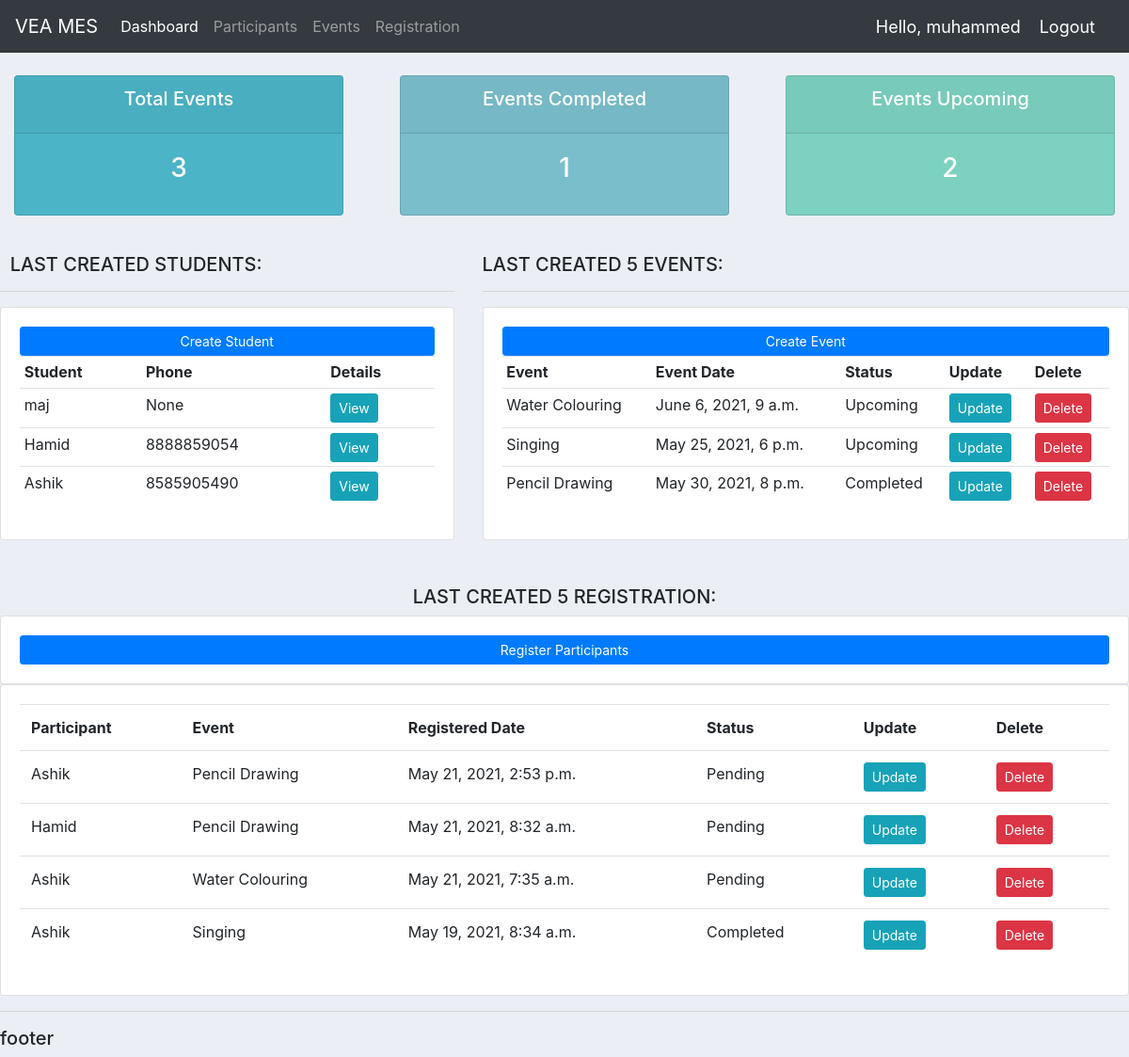
The app's page / (signed in) with its own data.
### accounts/models.py (models this page shows, shortened)
class Participant(models.Model):
    user = models.OneToOneField(User, null=True, on_delete=models.CASCADE)
    name = models.CharField(max_length=200, null=True)
    phone = models.CharField(max_length=200, null=True)
    email = models.CharField(max_length=200, null=True)
    date_created = models.DateTimeField(auto_now_add=True, null=True)
    def __str__(self):
        return self.name

class Event(models.Model):
    STATUS = (
        ('Ongoing', 'Ongoing'),
        ('Completed', 'Completed'),
        ('Upcoming', 'Upcoming'),
    )
    name = models.CharField(max_length=200, null=True)
    location = models.CharField(max_length=200, null=True)
    number_of_participants = models.CharField(max_length=200, null=True)
    status = models.CharField(max_length=200, null=True, choices=STATUS)
    description = models.CharField(max_length=200, null=True, blank=True)
    date = models.DateTimeField(blank=True, null=True)
    def __str__(self):
        return self.name

class Event_Member(models.Model):
    STATUS = (
        ('Pending', 'Pending'),
        ('Completed', 'Completed'),
        ('Absent', 'Absent'),
    )
    participant = models.ForeignKey(Participant, null=True, on_delete=models.CASCADE)
    event = models.ForeignKey(Event, null=True, on_delete=models.CASCADE)
    date_created = models.DateTimeField(auto_now_add=True, null=True)
    status = models.CharField(max_length=200, null=True, choices=STATUS)

### accounts/decorators.py (the view)
    def wrapper_function(request, *args, **kwargs):
        group = None
        if request.user.groups.exists():
            group = request.user.groups.all()[0].name
        if group == 'customer':
            return redirect('user-page')
        if group == 'admin':
            return view_func(request, *args, **kwargs)

### accounts/templates/accounts/dashboard.html
{% extends 'accounts/main.html' %}
{% block content %}
{% include 'accounts/status.html' %}
<br>
   <div class="row">
	<div class="col-md-5">
		<h5> &nbsp LAST CREATED STUDENTS:</h5>
		<hr>
		<div class="card card-body">
			<a class="btn btn-primary  btn-sm btn-block" href="{% url 'create_participant'%}">Create Student</a>
			<table class="table table-sm">
				<tr>
					<th>Student</th>
					<th>Phone</th>
					<th>Details</th>
				</tr>
				{% for participant in last_five1 %}
				<tr>
					<td>{{participant.name}}</td>
					<td>{{participant.phone}}</td>
					<td><a class="btn btn-sm btn-info" href="{% url 'participant' participant.id %}">View</a></td>
				</tr>
				{% endfor %}
			</table>
		</div>
	</div>
	<div class="col-md-7">
		<h5>LAST CREATED 5 EVENTS:</h5>
		<hr>
		<div class="card card-body">
			<a class="btn btn-primary  btn-sm btn-block" href="{% url 'create_event'%}">Create Event</a>
			<table class="table table-sm">
				<tr>
					<th>Event</th>
					<th>Event Date</th>
					<th>Status</th>
					<th>Update</th>
					<th>Delete</th>
				</tr>
				{% for event in last_five %}
				<tr>
					<td>{{event.name}}</td>
					<td>{{event.date}}</td>
					<td>{{event.status}}</td>
					<td><a class="btn btn-sm btn-info" href="{% url 'update_event' event.id %}">Update</a> </td>
					<td><a class="btn btn-sm btn-danger" href="{% url 'delete_event' event.id %}">Delete</a> </td>
				</tr>
				{% endfor %}
			</table>
		</div>
	</div>
</div>
    		<br>
<br>
		<div class="row">
			<div class="col-md">
				<h5><center>LAST CREATED 5 REGISTRATION:</center></h5>
				<div class="card card-body">
					<a class="btn btn-primary  btn-sm btn-block" href="{% url 'create_event_member' %}">Register Participants</a>
				</div>
				<div class="card card-body">
					<table class="table">
						<tr>
							<th>Participant</th>
							<th>Event</th>
							<th>Registered Date</th>
							<th>Status</th>
							<th>Update</th>
							<th>Delete</th>
						</tr>
						{% for event_member in last_five2 %}
				<tr>
					<td>{{event_member.participant}}</td>
					<td>{{event_member.event}}</td>
					<td>{{event_member.date_created}}</td>
					<td>{{event_member.status}}</td>
					<td><a class="btn btn-sm btn-info" href="{% url 'update_event_member' event_member.id %}">Update</a> </td>
					<td><a class="btn btn-sm btn-danger" href="{% url 'delete_event_member' event_member.id %}">Delete</a> </td>
				</tr>
				{% endfor %}
					</table>
				</div>
			</div>
		</div>
{% endblock %}

### accounts/templates/accounts/navbar.html (shortened to what this page needs)
{% load static %}
<nav class="navbar navbar-expand-lg navbar-dark bg-dark">
  <a class="navbar-brand" href="{% url 'home' %}">VEA MES</a>
  <div class="collapse navbar-collapse" id="navbarNav">
    <ul class="navbar-nav">
      {% if request.user.is_staff %}
      <li class="nav-item active">
        <a class="nav-link" href="{% url 'home' %}">Dashboard</a>
      </li>
      <li class="nav-item">
        <a class="nav-link" href="{% url 'participants' %}">Participants</a>
      </li>
      <li class="nav-item">
        <a class="nav-link" href="{% url 'events' %}">Events</a>
      </li>
      <li class="nav-item">
        <a class="nav-link" href="{% url 'event_member' %}">Registration</a>
      </li>
      {% else %}
       <li class="nav-item">
        <a class="nav-link" href="{% url 'account' %}">Profile</a>
      </li>
      {% endif %}
    </ul>
  </div>
  <span class="hello-msg">Hello, {{request.user}}</span>
  <span ><a  class="hello-msg" href="{% url 'logout' %}">Logout</a></span>
</nav>

### static/css/main.css (style rules this page uses)
body { background-color: #ebeff5; }

### accounts/templates/accounts/navbar.html (style rules this page uses)
.hello-msg { font-size: 18px; color: #fff; margin-right: 20px; }

### records on screen
Participant: name "maj", phone "None"
Participant: name "Hamid", phone "8888859054"
Participant: name "Ashik", phone "8585905490"
Event: name "Water Colouring", date "June 6, 2021, 9 a.m.", status "Upcoming"
Event: name "Singing", date "May 25, 2021, 6 p.m.", status "Upcoming"
Event: name "Pencil Drawing", date "May 30, 2021, 8 p.m.", status "Completed"
Event_Member: participant "Ashik", event "Pencil Drawing", date_created "May 21, 2021, 2:53 p.m.", status "Pending"
Event_Member: participant "Hamid", event "Pencil Drawing", date_created "May 21, 2021, 8:32 a.m.", status "Pending"
Event_Member: participant "Ashik", event "Water Colouring", date_created "May 21, 2021, 7:35 a.m.", status "Pending"
Event_Member: participant "Ashik", event "Singing", date_created "May 19, 2021, 8:34 a.m.", status "Completed"

### other values on screen
{{ request.user }} "muhammed"
{{ total_events }} "3"
{{ completed }} "1"
{{ upcoming }} "2"
